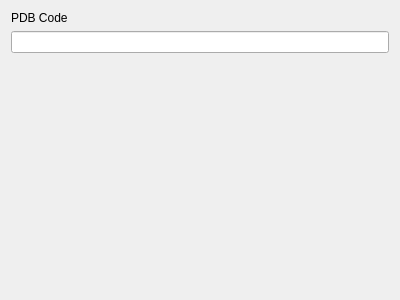
<?xml version="1.0" encoding="UTF-8"?>
<ui version="4.0">
 <class>PdbCode</class>
 <widget class="QWidget" name="PdbCode">
  <property name="geometry">
   <rect>
    <x>0</x>
    <y>0</y>
    <width>400</width>
    <height>300</height>
   </rect>
  </property>
  <property name="windowTitle">
   <string>Form</string>
  </property>
  <layout class="QVBoxLayout" name="verticalLayout_2">
   <item>
    <layout class="QVBoxLayout" name="verticalLayout">
     <item>
      <widget class="QLabel" name="pdbCodeLabel">
       <property name="text">
        <string>PDB Code</string>
       </property>
      </widget>
     </item>
     <item>
      <widget class="QLineEdit" name="pdbCode"/>
     </item>
    </layout>
   </item>
   <item>
    <spacer name="verticalSpacer">
     <property name="orientation">
      <enum>Qt::Vertical</enum>
     </property>
     <property name="sizeHint" stdset="0">
      <size>
       <width>20</width>
       <height>223</height>
      </size>
     </property>
    </spacer>
   </item>
  </layout>
 </widget>
 <resources/>
 <connections/>
</ui>
